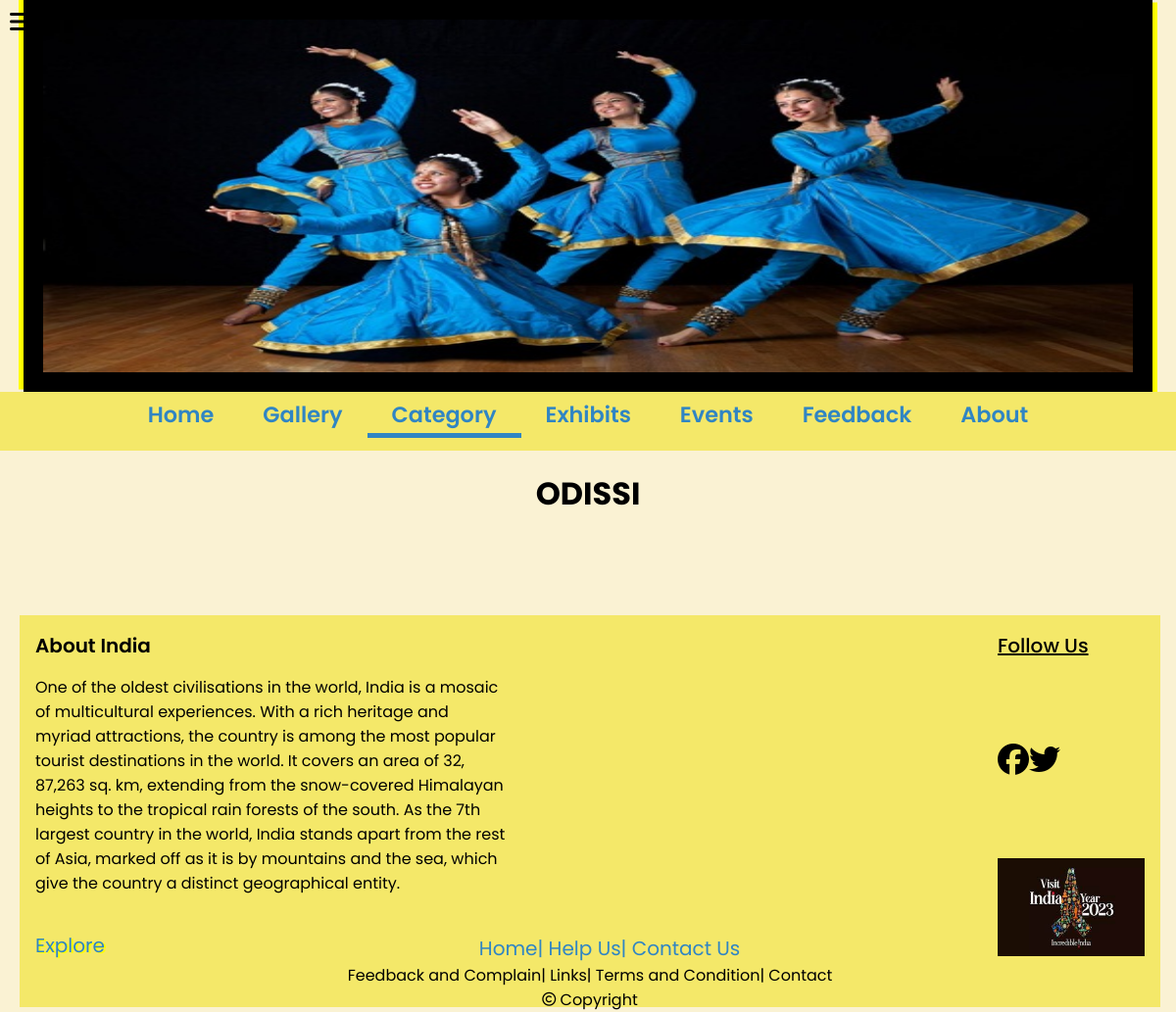
Before: /odissi.php with the older database file.
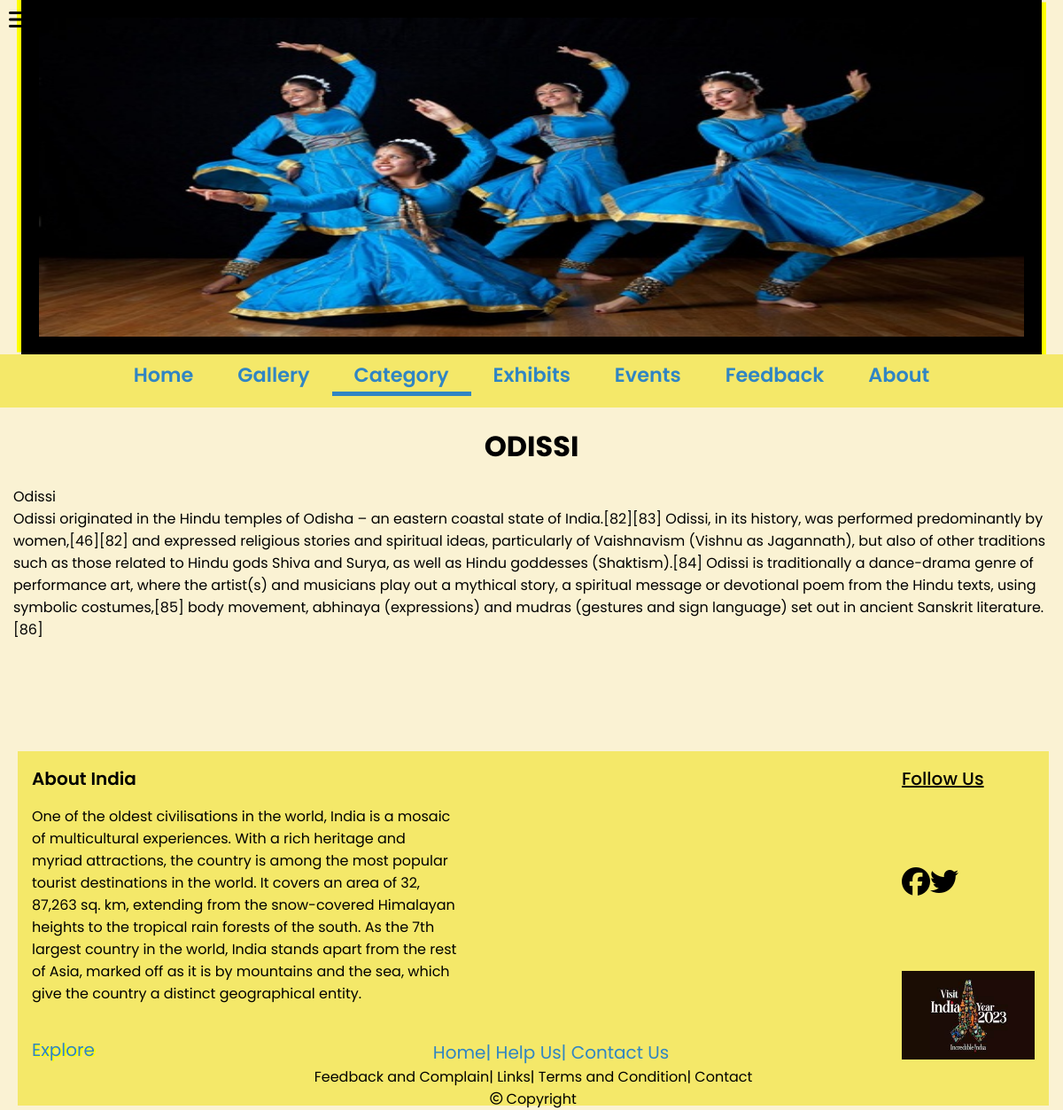
After: the same page with the newer database file.
### tables this page shows
CREATE TABLE `dance` (
  `Sno` int(5) NOT NULL,
  `Name` varchar(100) NOT NULL,
  `description` varchar(5000) NOT NULL
);

### odissi.php (the view, shortened to what this page needs)
<!DOCTYPE html>
<html lang="en">
    <head>
        <link rel="stylesheet" href="https://cdnjs.cloudflare.com/ajax/libs/font-awesome/6.4.2/css/all.min.css"
 />
        <link rel="stylesheet" href="style.css">
    </head>
    <body>
        <?php
            include "db_connection.php";
            $conn = mysqli_connect($servername, $username, $password, $dbname);
        ?>
        <div class="icon_option"><i class="fa-solid fa-bars fa-xl"></i></div>
        <div class="sidebar">
            <div class="main">
                <div class="banner">
                    <img src="imgs\kathak-dance-indian-classical-dance-forms.jpg" alt="Image">
                </div>
            <div class="navbar" id="navbar">
                <ul>
                    <li><a href="index.php">Home</a></li>
                    <li><a href="gallery.php">Gallery</a></li>
                    <li class="active"><a href="category.php">Category</a></li>
                    <li><a href="exhibits.php">Exhibits</a></li>
                    <li><a href="events.php">Events</a></li>
                    <li><a href="feedback.php">Feedback</a></li>
                    <li><a href="about.php">About</a></li>
                </ul>
            </div>
            <div class="topic">
            <h1> ODISSI </h1>
            <p>
            <?php
                        $sql_result = "SELECT name, description FROM dance WHERE Sno = 10";
                        $result = mysqli_query($conn, $sql_result);
                        if(mysqli_num_rows($result) > 0)
                        {
                            while($row = mysqli_fetch_assoc($result))
                            {
                                echo $row["name"]."<br>";
                                echo $row["description"]."<br><br>";
                            }
                        }
                    ?>
            </p>
        </div>
        </div>
            <div class="footer">
            <div class="footer_up">
                <div class="f-u-l">
                    <div class="india">
                        <div class="about_india">About India</div>
                        <div class="para">
                        One of the oldest civilisations in the world, India is a mosaic of multicultural experiences. With a rich heritage and myriad attractions, the country is among the most popular tourist destinations in the world. It covers an area of 32, 87,263 sq. km, extending from the snow-covered Himalayan heights to the tropical rain forests of the south. As the 7th largest country in the world, India stands apart from the rest of Asia, marked off as it is by mountains and the sea, which give the country a distinct geographical entity.
                        </div>
                        <div class="explore"><a href="index.php">Explore</a></div>
                    </div>
                </div>
                <div class="f-u-r">
                    <div class="F-options">
                        <a href="index.php"><div class="home">Home</div></a>
                        <a href="feedback.php"><div class="help-us">| Help Us</div></a>
                        <a href="about.php"><div class="contact-us">| Contact Us</div></a>
                    </div>
                    <div class="follow_us">
                        <div class="h">Follow Us</div>
                        <div class="icons"><i class="fa-brands fa-facebook fa-2xl"></i><i class="fa-brands fa-twitter fa-2xl"></i></div>
                        <div class="logo"><img src="imgs\logo.jpg" alt="logo"></div>
                    </div>
                </div>
            </div>
            <div class="footer_down">
                <div class="up">
                    <div class="feedback">Feedback and Complain</div>
                    <div class="links">| Links</div>
                    <div class="t-c">| Terms and Condition</div>
                    <div class="contact">| Contact</div>
                </div>
                <div class="copyright">
                    <i class="fa-regular fa-copyright fa-sm"></i> Copyright
                </div>
            </div>
        </div>
    </body>
</html>

Changed rows visible on the page:
added dance: Name "Odissi", description "Odissi originated in the Hindu temples of Odisha – an eastern coastal state of India.[82][83] Odissi, in its history, was performed predominantly by women,[46][82] and expressed religious stories and spiritual ideas, particularly of Vaishnavism (Vishnu as Jagannath), but also of other traditions such as those related to Hindu gods Shiva and Surya, as well as Hindu goddesses (Shaktism).[84] Odissi is traditionally a dance-drama genre of performance art, where the artist(s) and musicians play out a mythical story, a spiritual message or devotional poem from the Hindu texts, using symbolic costumes,[85] body movement, abhinaya (expressions) and mudras (gestures and sign language) set out in…"
